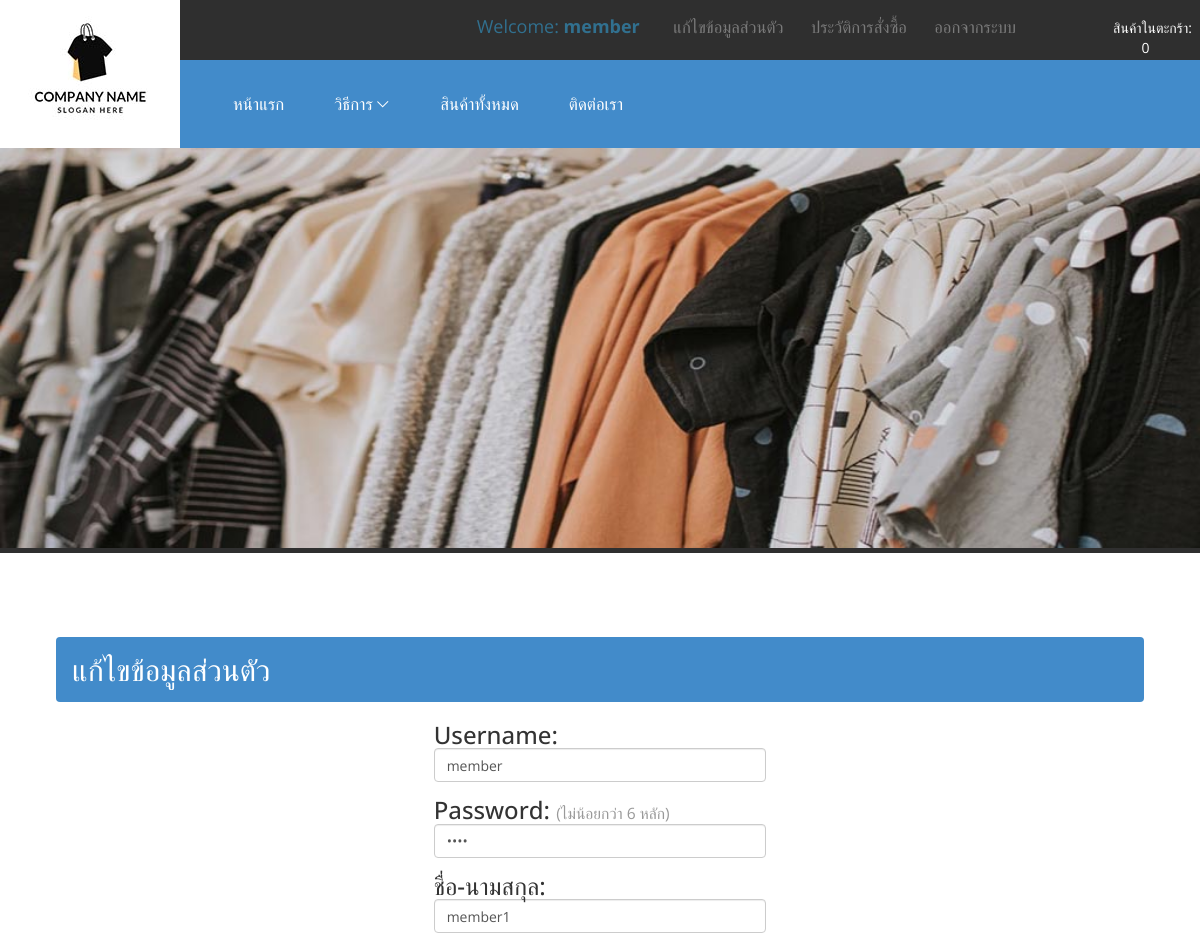
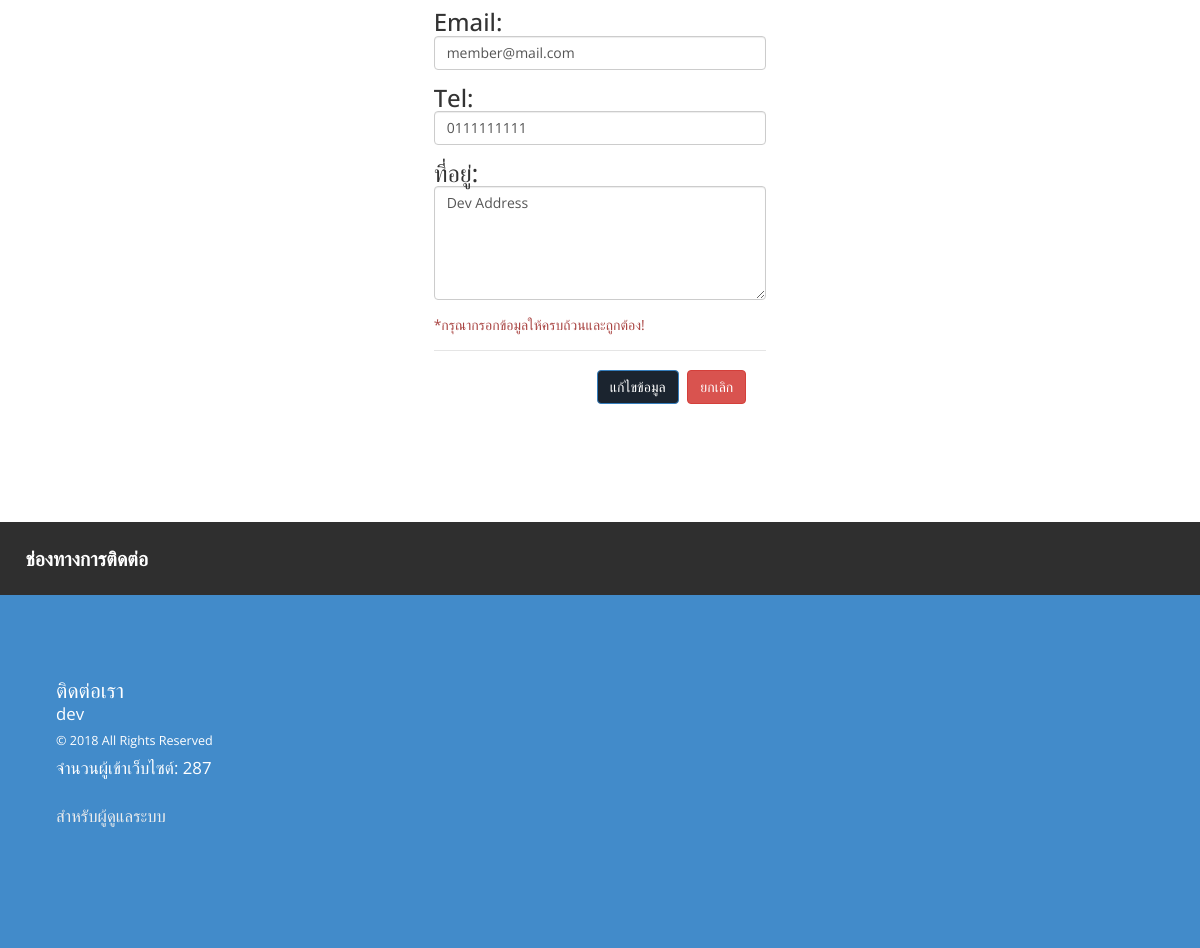
The app's page /edit_profile.php (signed in) with its own data (2 pictures, top to bottom).
### tables this page shows
CREATE TABLE `member` (
  `Mem_ID` int(11) NOT NULL,
  `Mem_User` varchar(30) NOT NULL,
  `Mem_Pass` varchar(30) NOT NULL,
  `Mem_Name` varchar(100) NOT NULL,
  `Mem_Email` varchar(50) NOT NULL,
  `Mem_Tel` varchar(15) NOT NULL,
  `Mem_Address` text NOT NULL,
  `Mem_Date` date NOT NULL,
  `Mem_Permission` int(11) NOT NULL COMMENT '1 = ใช้งาน 2 = ยกเลิก',
  `Mem_Status` int(11) NOT NULL COMMENT '1 = admin 2 = user'
);

### edit_profile.php (the view, shortened to what this page needs)
<?php require_once "header.php";?>
	<div class="content-grids">
	<h2 class="alert bg-primary">แก้ไขข้อมูลส่วนตัว</h2>
	<div class="col-md-4 col-md-offset-4 content-grid">
		<form id="myform1" method="post" action="?data=profile">
<?php
$sql = $conn->query("select * from member where Mem_ID = '$_SESSION[ses_user_id]'");
$show = $sql->fetch_assoc();
?>
      <div class="form-group">
            <h3>Username:</h3>
            <input name="user" type="text" class="form-control" required value="<?php echo $show['Mem_User'];?>">
          </div>
      <div class="form-group">
            <h3>Password: <span class="text-danger small">(ไม่น้อยกว่า 6 หลัก)</span></h3>
            <input name="pass" type="password" class="form-control" minlength="6" required value="<?php echo $show['Mem_Pass'];?>">
          </div>
          <div class="form-group">
            <h3>ชื่อ-นามสกุล:</h3>
            <input name="name" type="text" class="form-control" required value="<?php echo $show['Mem_Name'];?>">
          </div>
      <div class="form-group">
            <h3>Email:</h3>
            <input name="email" type="email" class="form-control" required value="<?php echo $show['Mem_Email'];?>">
          </div>
          <div class="form-group">
            <h3>Tel:</h3>
            <input name="tel" type="text" class="form-control" maxlength="10" required value="<?php echo $show['Mem_Tel'];?>"  onKeyPress="CheckNum()">
          </div>
          <div class="form-group">
            <h3>ที่อยู่:</h3>
            <textarea name="address" class="form-control" rows="5" required><?php echo $show['Mem_Address'];?></textarea>
          </div>
      <span class="text-danger">*กรุณากรอกข้อมูลให้ครบถ้วนและถูกต้อง!</span>
      <div class="modal-footer">
        <button type="submit" class="btn btn-primary btn-grad">แก้ไขข้อมูล</button>
        <button type="reset" class="btn btn-danger btn-grad">ยกเลิก</button>
      </div>
        </form>
		</div>
	</div>
	</div>
<?php require_once "footer.php";?>
</body>
</html>

### css/style.css (style rules this page uses)
body { background: #ffffff;; font-family: 'Open Sans', sans-serif; }
h1,h2,h3,h4,h5,h6,label,p { margin:0; }
.content-grids { padding:6em 4em; }
.content-grid { position:relative; }

### records on screen
member: user "member", name "member1", email "member@mail.com", tel "0111111111", address "Dev Address"

### other values on screen
$_SESSION['ses_user_user'] "member"
$rows = $sql->num_rows "0"
$contact_web "dev"
$row "287"
